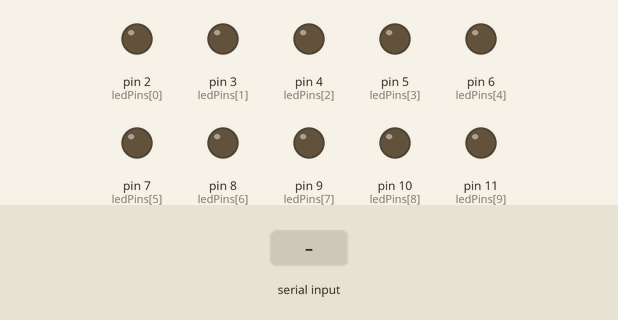
This sketch was run on a simulated Arduino Uno, built with avr-gcc and run on an emulated ATmega328P. On the bench: output pins drawn as LEDs (lit = HIGH). Inputs (shaded band) come from the test bench.

Above: at 1.2 s.
1.3 s: "90,45\n" received over Serial
At 1.8 s:
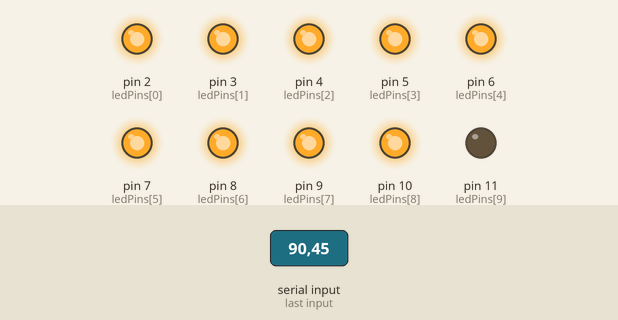
3.8 s: "30,150\n" received over Serial
At 4.6 s:
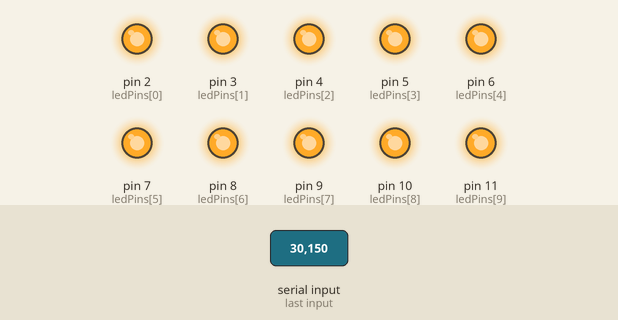
5.3 s: "5\n" received over Serial
At 5.9 s:
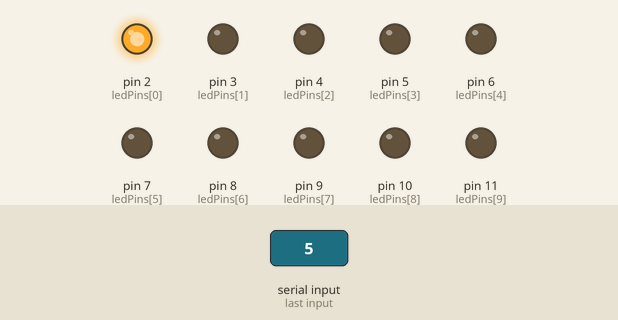
Timing chart, 0 to 8.3 s (numbered marks = the images above; inputs shaded):
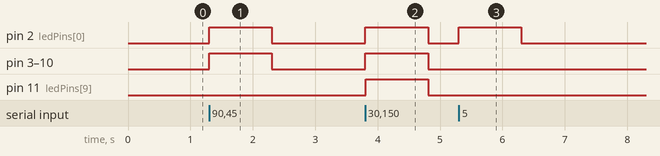

The sketch:

2.ino
```cpp
const int ledPins[10] = {2, 3, 4, 5, 6, 7, 8, 9, 10, 11};  // LED 對應的數位引腳
float minTemp = 0;                                         // 假設的最低溫度
float maxTemp = 50;                                        // 假設的最高溫度

void setup() {
    Serial.begin(9600);
    for (int i = 0; i < 10; i++) {
        pinMode(ledPins[i], OUTPUT);
    }
}

void loop() {
    if (Serial.available() > 0) {
        float temperature = Serial.parseFloat();  // 讀取溫度數據
        int numLeds =
            map(temperature, minTemp, maxTemp, 0, 10);  // 映射溫度到 LED 數量

        for (int i = 0; i < 10; i++) {
            if (i < numLeds) {
                digitalWrite(ledPins[i], HIGH);  // LED 亮
            } else {
                digitalWrite(ledPins[i], LOW);  // LED 關
            }
        }
    }
}
```

Measured:
- after the input at 1.3 s, pin 2 (ledPins[0]), pin 3 (ledPins[1]), pin 4 (ledPins[2]), pin 5 (ledPins[3]), pin 6 (ledPins[4]), pin 7 (ledPins[5]), pin 8 (ledPins[6]), pin 9 (ledPins[7]), pin 10 (ledPins[8]): LOW → HIGH at once, → LOW 1.0 s later
- after the input at 3.8 s, pin 2 (ledPins[0]), pin 3 (ledPins[1]), pin 4 (ledPins[2]), pin 5 (ledPins[3]), pin 6 (ledPins[4]), pin 7 (ledPins[5]), pin 8 (ledPins[6]), pin 9 (ledPins[7]), pin 10 (ledPins[8]), pin 11 (ledPins[9]): LOW → HIGH at once, → LOW 1.0 s later
- after the input at 5.3 s, pin 2 (ledPins[0]): LOW → HIGH at once, → LOW 1.0 s later
